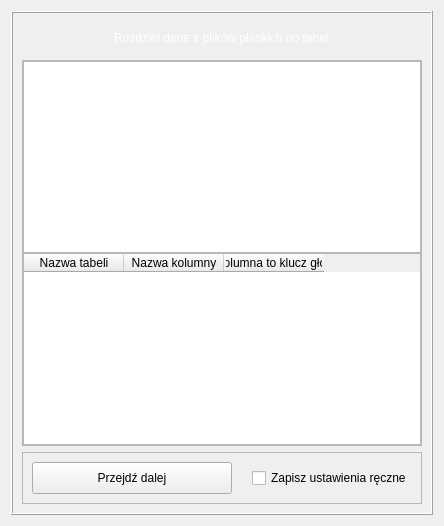
            <widget class="QWidget" name="tablesFlatScreen">
             <layout class="QHBoxLayout" name="horizontalLayout_27">
              <item>
               <widget class="QFrame" name="frame_39">
                <property name="frameShape">
                 <enum>QFrame::Box</enum>
                </property>
                <property name="frameShadow">
                 <enum>QFrame::Raised</enum>
                </property>
                <layout class="QVBoxLayout" name="verticalLayout_35">
                 <item alignment="Qt::AlignHCenter">
                  <widget class="QFrame" name="frame_44">
                   <property name="styleSheet">
                    <string notr="true">font: 75 16pt &quot;Trebuchet MS&quot;;
color:white;</string>
                   </property>
                   <property name="frameShape">
                    <enum>QFrame::NoFrame</enum>
                   </property>
                   <property name="frameShadow">
                    <enum>QFrame::Raised</enum>
                   </property>
                   <layout class="QHBoxLayout" name="horizontalLayout_52">
                    <item>
                     <widget class="QLabel" name="label_20">
                      <property name="text">
                       <string>Rozdziel dane z plików płaskich do tabel</string>
                      </property>
                     </widget>
                    </item>
                   </layout>
                  </widget>
                 </item>
                 <item>
                  <widget class="QFrame" name="frame_11">
                   <property name="sizePolicy">
                    <sizepolicy hsizetype="Expanding" vsizetype="Preferred">
                     <horstretch>0</horstretch>
                     <verstretch>0</verstretch>
                    </sizepolicy>
                   </property>
                   <property name="frameShape">
                    <enum>QFrame::StyledPanel</enum>
                   </property>
                   <property name="frameShadow">
                    <enum>QFrame::Raised</enum>
                   </property>
                   <layout class="QVBoxLayout" name="verticalLayout_24">
                    <property name="spacing">
                     <number>0</number>
                    </property>
                    <property name="leftMargin">
                     <number>0</number>
                    </property>
                    <property name="topMargin">
                     <number>0</number>
                    </property>
                    <property name="rightMargin">
                     <number>0</number>
                    </property>
                    <property name="bottomMargin">
                     <number>0</number>
                    </property>
                    <item>
                     <widget class="QFrame" name="frame_40">
                      <property name="maximumSize">
                       <size>
                        <width>16777215</width>
                        <height>2150</height>
                       </size>
                      </property>
                      <property name="frameShape">
                       <enum>QFrame::NoFrame</enum>
                      </property>
                      <property name="frameShadow">
                       <enum>QFrame::Raised</enum>
                      </property>
                      <layout class="QHBoxLayout" name="horizontalLayout_50">
                       <property name="spacing">
                        <number>0</number>
                       </property>
                       <property name="leftMargin">
                        <number>0</number>
                       </property>
                       <property name="topMargin">
                        <number>0</number>
                       </property>
                       <property name="rightMargin">
                        <number>0</number>
                       </property>
                       <property name="bottomMargin">
                        <number>0</number>
                       </property>
                       <item>
                        <widget class="QTableWidget" name="first10Widget">
                         <property name="sizePolicy">
                          <sizepolicy hsizetype="Preferred" vsizetype="Preferred">
                           <horstretch>0</horstretch>
                           <verstretch>0</verstretch>
                          </sizepolicy>
                         </property>
                        </widget>
                       </item>
                      </layout>
                     </widget>
                    </item>
                    <item>
                     <widget class="QFrame" name="frame_41">
                      <property name="maximumSize">
                       <size>
                        <width>16777215</width>
                        <height>200</height>
                       </size>
                      </property>
                      <property name="frameShape">
                       <enum>QFrame::NoFrame</enum>
                      </property>
                      <property name="frameShadow">
                       <enum>QFrame::Raised</enum>
                      </property>
                      <layout class="QHBoxLayout" name="horizontalLayout_51">
                       <property name="spacing">
                        <number>0</number>
                       </property>
                       <property name="leftMargin">
                        <number>0</number>
                       </property>
                       <property name="topMargin">
                        <number>0</number>
                       </property>
                       <property name="rightMargin">
                        <number>0</number>
                       </property>
                       <property name="bottomMargin">
                        <number>0</number>
                       </property>
                       <item>
                        <widget class="QTableWidget" name="dataToTabelWidget">
                         <column>
                          <property name="text">
                           <string>Nazwa tabeli</string>
                          </property>
                         </column>
                         <column>
                          <property name="text">
                           <string>Nazwa kolumny</string>
                          </property>
                         </column>
                         <column>
                          <property name="text">
                           <string>Czy kolumna to klucz główny?</string>
                          </property>
                         </column>
                        </widget>
                       </item>
                      </layout>
                     </widget>
                    </item>
                   </layout>
                  </widget>
                 </item>
                 <item alignment="Qt::AlignHCenter">
                  <widget class="QFrame" name="frame_50">
                   <property name="styleSheet">
                    <string notr="true">font: 10pt &quot;Trebuchet MS&quot;;</string>
                   </property>
                   <property name="frameShape">
                    <enum>QFrame::StyledPanel</enum>
                   </property>
                   <property name="frameShadow">
                    <enum>QFrame::Raised</enum>
                   </property>
                   <layout class="QHBoxLayout" name="horizontalLayout_30">
                    <property name="spacing">
                     <number>20</number>
                    </property>
                    <item>
                     <widget class="QPushButton" name="moveNextBtn">
                      <property name="minimumSize">
                       <size>
                        <width>200</width>
                        <height>0</height>
                       </size>
                      </property>
                      <property name="maximumSize">
                       <size>
                        <width>200</width>
                        <height>16777215</height>
                       </size>
                      </property>
                      <property name="styleSheet">
                       <string notr="true">padding: 8px;</string>
                      </property>
                      <property name="text">
                       <string>Przejdź dalej</string>
                      </property>
                     </widget>
                    </item>
                    <item>
                     <widget class="QCheckBox" name="saveEditFlatCheck">
                      <property name="text">
                       <string>Zapisz ustawienia ręczne</string>
                      </property>
                     </widget>
                    </item>
                   </layout>
                  </widget>
                 </item>
                </layout>
               </widget>
              </item>
             </layout>
            </widget>
